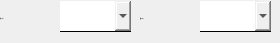
     <widget class="QWidget" name="page_rect">
      <widget class="QComboBox" name="comboBox_terminal_length">
       <property name="geometry">
        <rect>
         <x>60</x>
         <y>1</y>
         <width>71</width>
         <height>31</height>
        </rect>
       </property>
       <property name="font">
        <font>
         <family>黑体</family>
         <pointsize>-1</pointsize>
        </font>
       </property>
       <property name="styleSheet">
        <string notr="true">border:none;
border-bottom:1px solid black;</string>
       </property>
      </widget>
      <widget class="QLabel" name="label_106">
       <property name="geometry">
        <rect>
         <x>0</x>
         <y>3</y>
         <width>61</width>
         <height>31</height>
        </rect>
       </property>
       <property name="font">
        <font>
         <family>黑体</family>
         <pointsize>-1</pointsize>
        </font>
       </property>
       <property name="text">
        <string>长(mm):</string>
       </property>
      </widget>
      <widget class="QComboBox" name="comboBox_terminal_width">
       <property name="geometry">
        <rect>
         <x>200</x>
         <y>1</y>
         <width>71</width>
         <height>31</height>
        </rect>
       </property>
       <property name="font">
        <font>
         <family>黑体</family>
         <pointsize>-1</pointsize>
        </font>
       </property>
       <property name="styleSheet">
        <string notr="true">border:none;
border-bottom:1px solid black;</string>
       </property>
      </widget>
      <widget class="QLabel" name="label_107">
       <property name="geometry">
        <rect>
         <x>140</x>
         <y>3</y>
         <width>61</width>
         <height>31</height>
        </rect>
       </property>
       <property name="font">
        <font>
         <family>黑体</family>
         <pointsize>-1</pointsize>
        </font>
       </property>
       <property name="text">
        <string>宽(mm):</string>
       </property>
      </widget>
     </widget>
